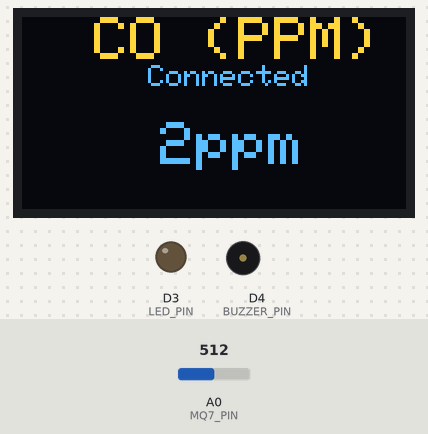
Recording of a sketch running on a simulated ESP8266 (NodeMCU). On the bench: 128×64 one-colour display, output pins drawn as LEDs (lit = HIGH), buzzer (waves = sounding, pin HIGH). Dashed ring = blinking. The test bench sets the inputs (shaded band); at power-on: A0 (MQ7_PIN) = 512. The OLED is the two-colour kind (top 16 rows yellow); WiFi joins after 1.5 s; servers stay silent unless stated; what the sketch prints to the serial monitor is not drawn.

Above: at 6.0 s.
6.1 s: A0 (MQ7_PIN) set to 805
At 7.6 s:
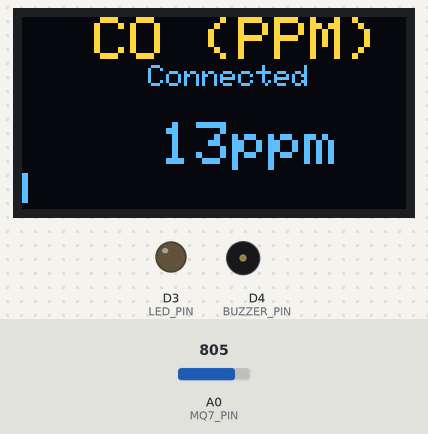
8.3 s: A0 (MQ7_PIN) set to 827
At 9.13 s:
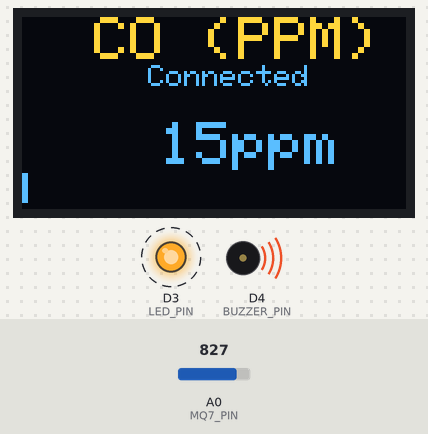
13.3 s: A0 (MQ7_PIN) set to 716
At 16.1 s:
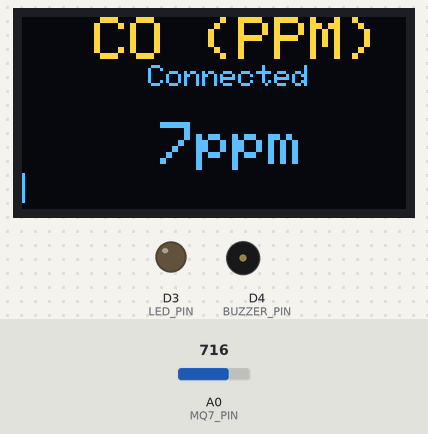
Timing chart, 0 to 17.6 s (numbered marks = the images above; inputs shaded):
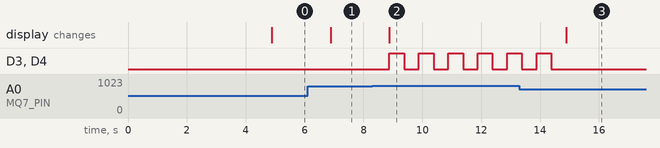

Measured:
- the behaviour switches between 819 and 820 on A0 (MQ7_PIN) (found by bisection; images 1 and 2)
- after the input at 6.1 s, the display: changes after 0.78 s (image 1)
- after the input at 8.3 s, D3 (LED_PIN), D4 (BUZZER_PIN): alternates HIGH for 0.50 s and LOW for 0.50 s, starting after 0.58 s; the display: changes after 0.58 s (image 2)
- after the input at 13.3 s, D3 (LED_PIN), D4 (BUZZER_PIN): goes on until 14.4 s, then stays LOW; the display: changes after 1.6 s (image 3)

The sketch:

Sensor.ino
```cpp
#define BLYNK_TEMPLATE_ID "TMPL2ihrjZxyl"
#define BLYNK_TEMPLATE_NAME "Smart CO Sense"
#define BLYNK_AUTH_TOKEN "TypYiwEMv85BDQq2JM8FVWr0zgzPGRSf"

#include <ESP8266WiFi.h>
#include <BlynkSimpleEsp8266.h>
#include <Wire.h>
#include <Adafruit_GFX.h>
#include <Adafruit_SSD1306.h>

char auth[] = BLYNK_AUTH_TOKEN;
char ssid[] = "TP-LINK_41EEBC";
char pass[] = "LINA@2018@";

#define SCREEN_WIDTH 128
#define SCREEN_HEIGHT 64
Adafruit_SSD1306 display(SCREEN_WIDTH, SCREEN_HEIGHT, &Wire, -1);

#define MQ7_PIN A0
#define LED_PIN D3
#define BUZZER_PIN D4

const float ADC_MAX = 1023.0;
const float Vc = 3.3;
const float RL = 10.0;
const float R0 = 10.0;

const int CO_ALARM_THRESHOLD = 15;

bool blinking = false;
bool alertState = false;
unsigned long previousMillis = 0;
const long interval = 500;

bool wifiConnected = false;

void setup() {
  Serial.begin(115200);

  pinMode(LED_PIN, OUTPUT);
  pinMode(BUZZER_PIN, OUTPUT);
  digitalWrite(LED_PIN, LOW);
  digitalWrite(BUZZER_PIN, LOW);

  if (!display.begin(SSD1306_SWITCHCAPVCC, 0x3C)) {
    Serial.println(F("SSD1306 failed"));
    while (true);
  }

  display.clearDisplay();
  display.drawRect(0, 0, display.width(), display.height(), SSD1306_WHITE);
  display.setTextSize(2);
  display.setTextColor(SSD1306_WHITE);
  display.setCursor(20, 27);
  display.println(F("Smart CO    Sense"));
  display.display();
  delay(3000);
  display.clearDisplay();

  WiFi.begin(ssid, pass);
  unsigned long startAttemptTime = millis();
  while (WiFi.status() != WL_CONNECTED && millis() - startAttemptTime < 10000) {
    delay(500);
    Serial.print(".");
  }

  if (WiFi.status() == WL_CONNECTED) {
    wifiConnected = true;
    Blynk.config(auth);
    Blynk.connect();
    Serial.println("WiFi connected.");
  } else {
    wifiConnected = false;
    Serial.println("WiFi NOT connected.");
  }
}

void loop() {
  if (wifiConnected && Blynk.connected()) {
    Blynk.run();
  }

  static unsigned long lastReadTime = 0;

  if (millis() - lastReadTime >= 2000) {
    lastReadTime = millis();

    int sensorValue = analogRead(MQ7_PIN);
    float voltage = (sensorValue / ADC_MAX) * Vc;
    float Rs = (Vc - voltage) * RL / voltage;

    float ratio = Rs / R0;

    float m = -0.77;
    float b = 0.30;
    float ppm = pow(10, ((log10(ratio) - b) / m));
    ppm = constrain(ppm, 0, 2000);

    display.clearDisplay();
    display.setTextSize(2);
    display.setCursor(0, 0);
    display.println("  CO (PPM)");
    display.setTextSize(1);

    if (!wifiConnected || WiFi.status() != WL_CONNECTED) {
      display.println("     Not connected");
    } else {
      display.println("       Connected");
    }

    display.setTextSize(2);
    display.setCursor(10, 35);
    display.print("   ");
    display.print((int)ppm);
    display.println("ppm");

    int grafX = map(ppm, 0, 1000, 0, 127);
    display.fillRect(0, 52, grafX, 10, SSD1306_WHITE);

    display.display();

    Serial.print("CO concentration: ");
    Serial.print(ppm);
    Serial.println(" ppm");

    if (wifiConnected && Blynk.connected()) {
      Blynk.virtualWrite(V0, ppm);
      if (ppm >= CO_ALARM_THRESHOLD) {
        Blynk.logEvent("co_alert", "🚨 WARNING: High Carbon Monoxide Detected!");
      }
    }

    blinking = (ppm >= CO_ALARM_THRESHOLD);
    if (!blinking) {
      digitalWrite(LED_PIN, LOW);
      digitalWrite(BUZZER_PIN, LOW);
      alertState = false;
    }
  }

  if (blinking && millis() - previousMillis >= interval) {
    previousMillis = millis();
    alertState = !alertState;
    digitalWrite(LED_PIN, alertState ? HIGH : LOW);
    digitalWrite(BUZZER_PIN, alertState ? HIGH : LOW);
  }
}
```
